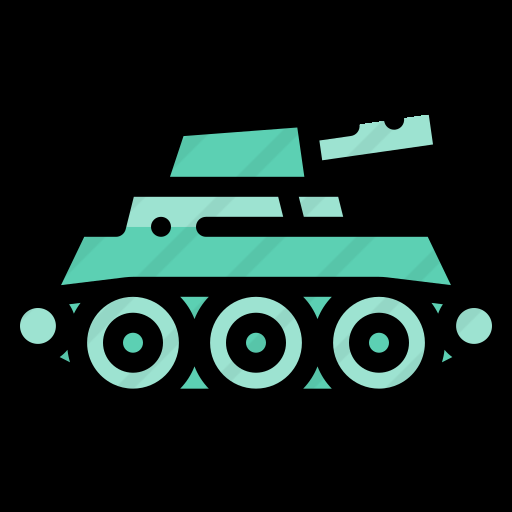
%> input picture tank.png, 512 x 512 px
$ octave --eval "result = LoadImageTank;"   (GNU Octave 9; MATLAB toolbox functions it lacks are replaced by stand-ins)
%> lines starting %> are read from the running program, lines starting %| are printed output that depends on the picture
function [v_ImageTank,v_AlphaTank,v_ImageTankDied,v_AlphaTankDied]=LoadImageTank()

[v_ImageTank, ~, v_AlphaTank]	= imread('tank.png');
%> v_ImageTank is the input picture: size 512x512x3 uint8; mean R, G, B 20.3, 35.9, 32
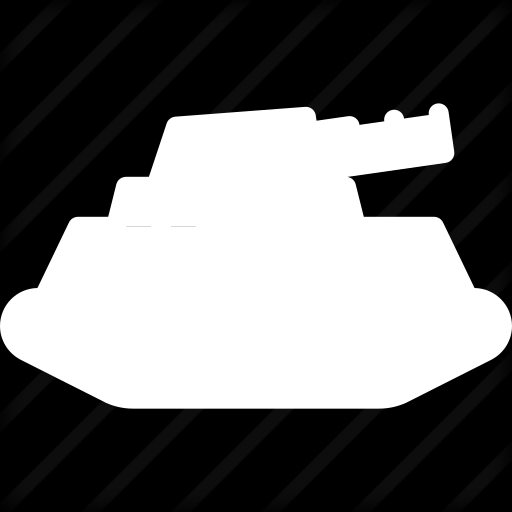
%> v_AlphaTank: size 512x512 uint8; min 0, max 255, mean 108.5

v_ImageTank = imresize(v_ImageTank, [90 90], 'lanczos3' );
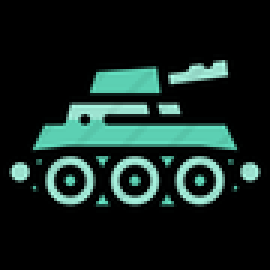
%> v_ImageTank: size 90x90x3 uint8 (shown 3 times larger); mean R, G, B 20.8, 36.8, 32.7
v_AlphaTank = imresize(v_AlphaTank, [90 90], 'lanczos3' );
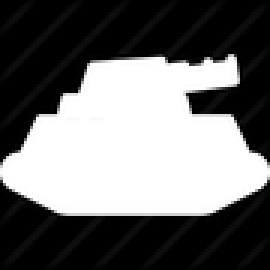
%> v_AlphaTank: size 90x90 uint8 (shown 3 times larger); min 0, max 255, mean 108.5

[v_ImageTankDied, ~, v_AlphaTankDied]	= imread('rip.png');
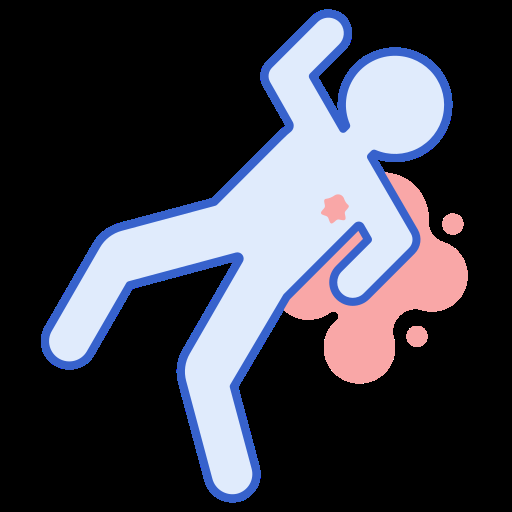
%> input picture rip.png, 512 x 512 px
%> v_ImageTankDied is the input picture: size 512x512x3 uint8; mean R, G, B 62.1, 62.8, 73.4
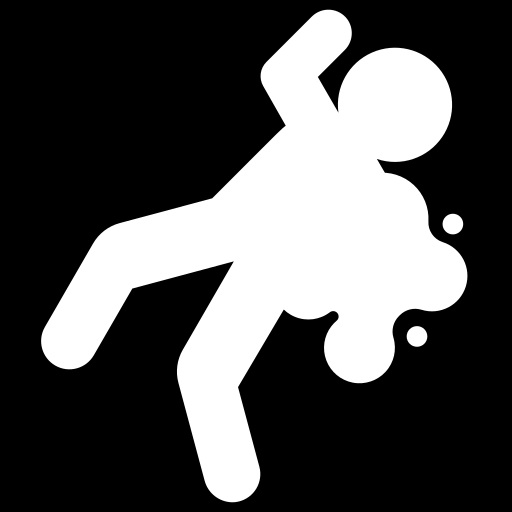
%> v_AlphaTankDied: size 512x512 uint8; min 0, max 255, mean 80.8
v_ImageTankDied = imresize(v_ImageTankDied, [40 40], 'lanczos3' );
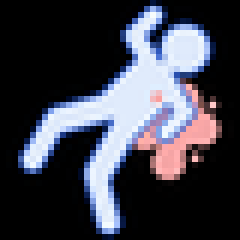
%> v_ImageTankDied: size 40x40x3 uint8 (shown 6 times larger); mean R, G, B 62.2, 63.2, 73.9
v_AlphaTankDied = imresize(v_AlphaTankDied, [40 40], 'lanczos3' );
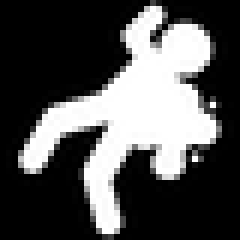
%> v_AlphaTankDied: size 40x40 uint8 (shown 6 times larger); min 0, max 255, mean 80.6
